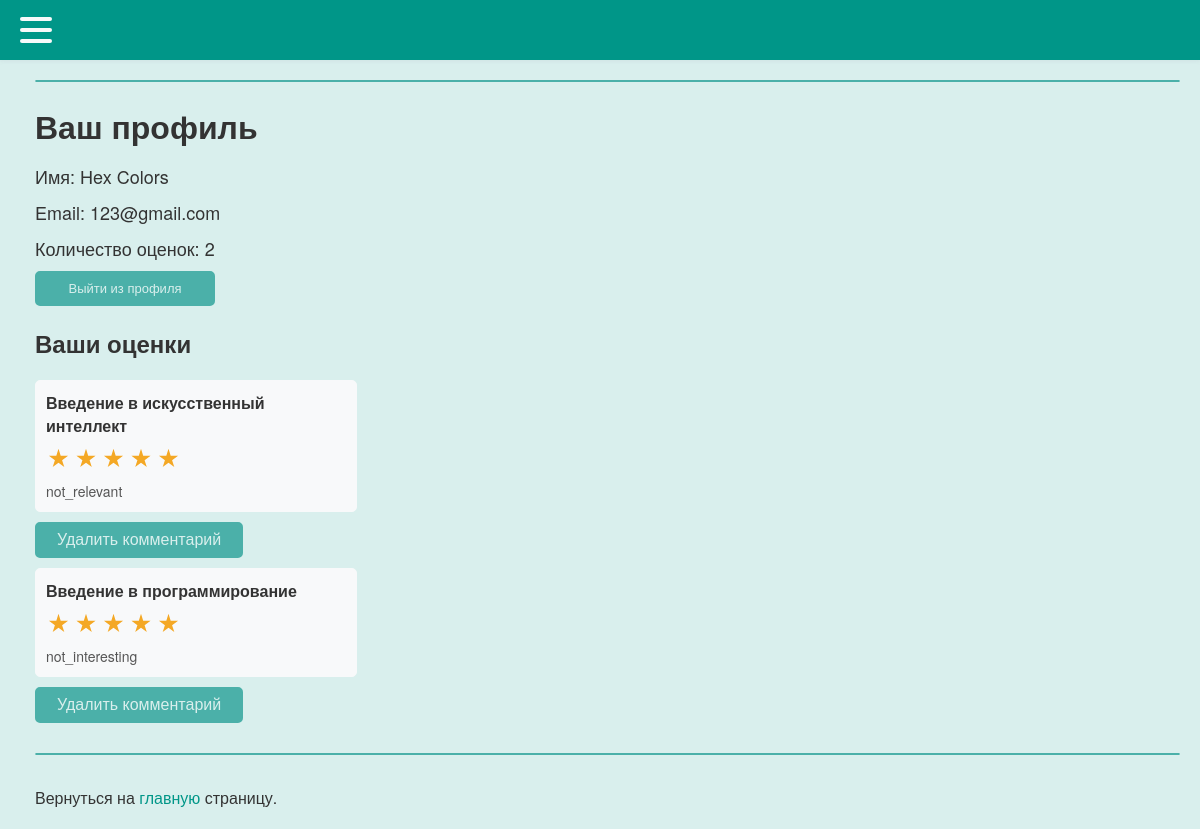
The page /profile (signed in) on the database as committed earlier.
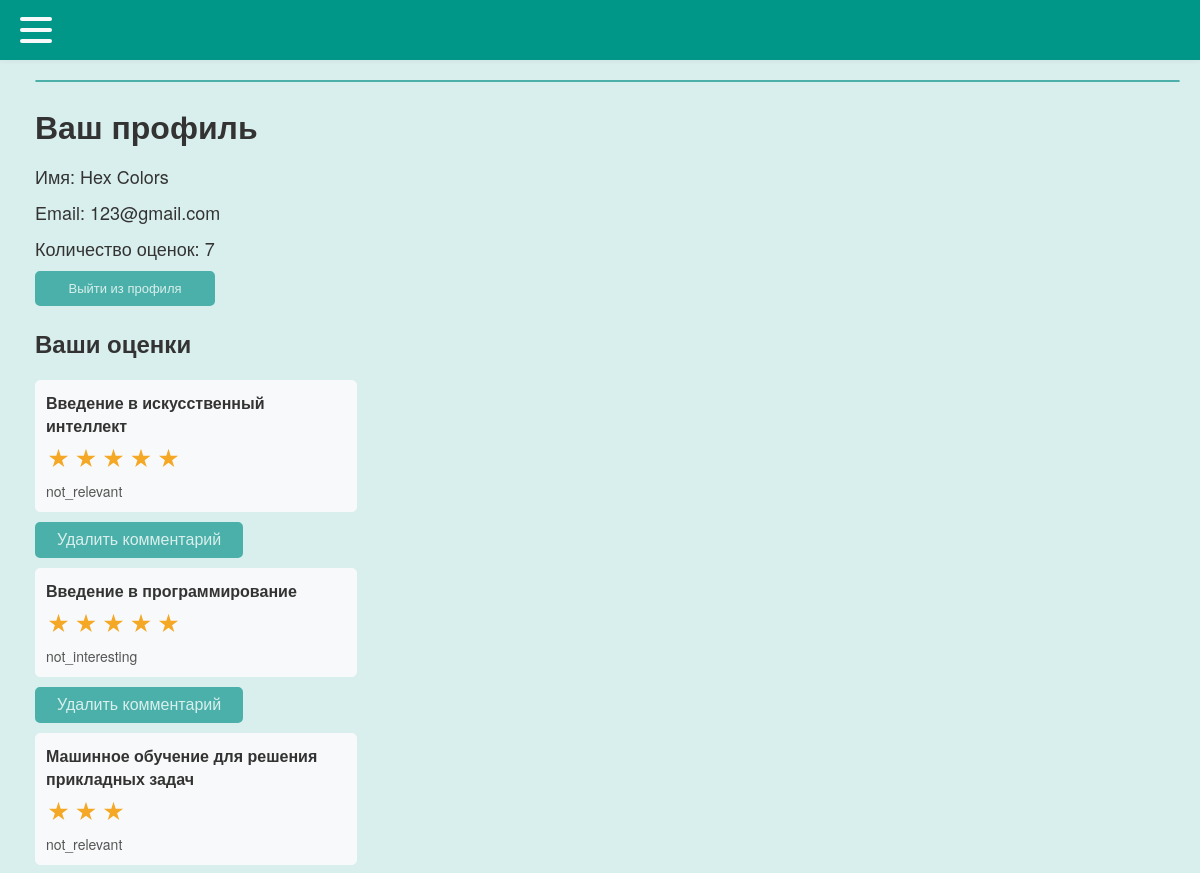
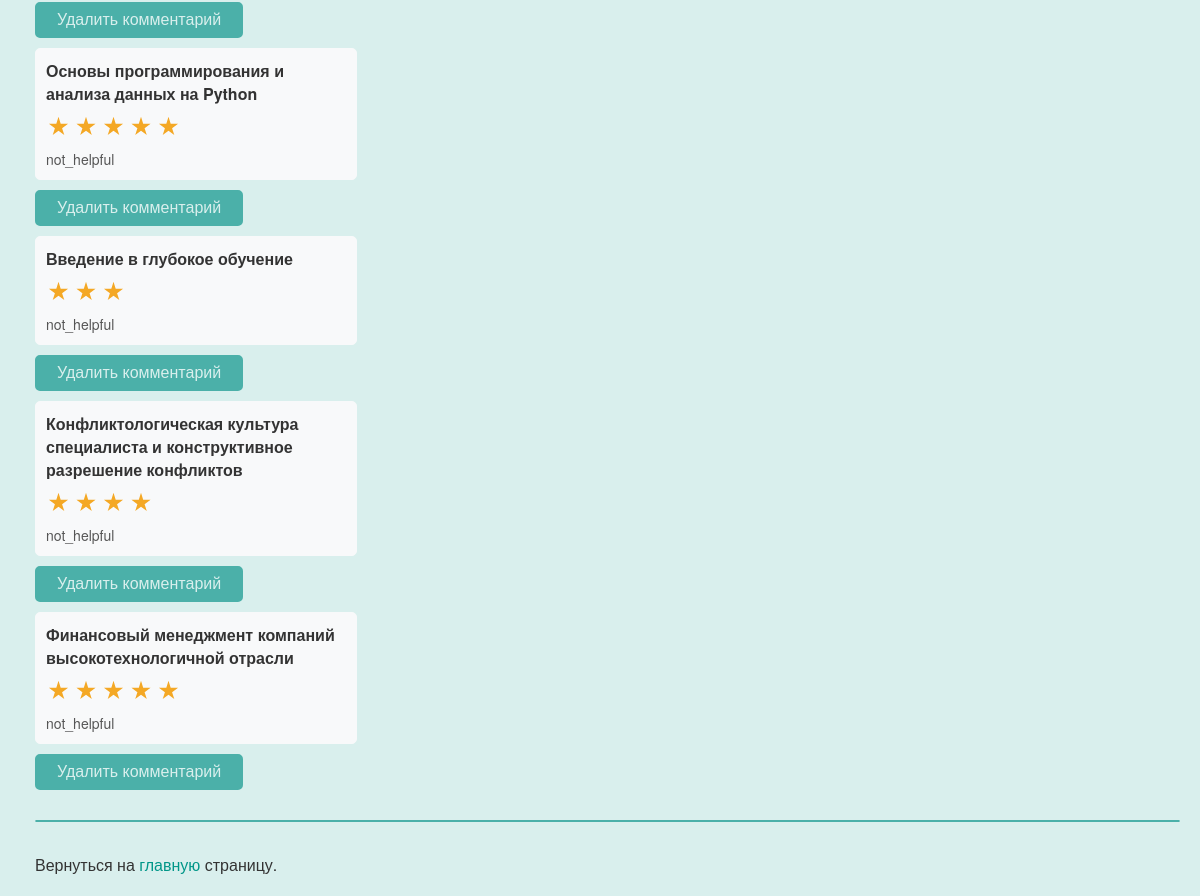
The same page on the database as committed later (2 pictures, top to bottom).
### tables this page shows
CREATE TABLE users (
id integer PRIMARY KEY AUTOINCREMENT,
name text NOT NULL,
email text NOT NULL,
psw text NOT NULL,
avatar BLOB DEFAULT NULL,
comments_numb integer,
time integer NOT NULL
);

CREATE TABLE comments (
id integer PRIMARY KEY AUTOINCREMENT,
username text,
mfkname text,
score text,
mfktitle text,
reason text
);

### testApp.py (the view, shortened to what this page needs)
@app.route('/profile', methods=["POST", "GET"])
@login_required
def profile():
    form = commentDelForm()
    your_comments = dbase.getUserCommentsNumb(current_user.getName())
    if dbase.getUserCommentsNumb(current_user.getName()) != (False, False):
        comments_numb = len(dbase.getUserCommentsNumb(current_user.getName()))
    else:
        comments_numb = 0
    dbase.updateUserCommentsNumb(comments_numb, current_user.getEmail())
    return render_template('profile.html', menu=menu, your_comments=your_comments, comments_numb=comments_numb, form=form)

### forms.py
class commentDelForm(FlaskForm):
    submit = SubmitField("Удалить комментарий")

### FDataBase.py (called while the page is built)
    def getUser(self, user_id):
        try:
            self.__cur.execute(f"SELECT * FROM users WHERE id = {user_id} LIMIT 1")
            res = self.__cur.fetchone()
            if not res:
                print("getUser Пользователь не найден")
                return False
            return res
        except sqlite3.Error as e:
            print("getUser Ошибка получения данных из БД " + str(e))
        return False

    def updateUserCommentsNumb(self, comments_numb, email):
        try:
            self.__cur.execute(f"UPDATE users SET comments_numb = ? WHERE email = ?", (comments_numb, email))
            self.__db.commit()
        except sqlite3.Error as e:
            print("updateUserCommentsNumb Ошибка обновления аватара в БД: " + str(e))
            return False
        return True

    def getUserCommentsNumb(self, name):
        try:
            self.__cur.execute(f"SELECT * FROM comments WHERE username LIKE '{name}'")
            res = self.__cur.fetchall()
            if res:
                return res
        except sqlite3.Error as e:
            print("getUserCommentsNumb Ошибка получения статьи из БД " + str(e))
        return (False, False)

### UserLogin.py (called while the page is built)
    def fromDB(self, user_id, db):
        self.__user = db.getUser(user_id)
        return self

    def getName(self):
        return self.__user['name'] if self.__user else "Без имени"

    def getEmail(self):
        return self.__user['email'] if self.__user else "Без email"

### testApp.py (called while the page is built)
def connect_db():
    conn = sqlite3.connect(app.config['DATABASE'])
    conn.row_factory = sqlite3.Row
    return conn

def get_db():
    if not hasattr(g, 'link_db'):
        g.link_db = connect_db()
    return g.link_db

@app.before_request
def before_request():
    global dbase
    db = get_db()
    dbase = FDataBase(db)

@login_manager.user_loader
def load_user(user_id):
    return UserLogin().fromDB(user_id, dbase)

### templates/profile.html (shortened to what this page needs)
{% extends 'index.html' %}
{% block content %}
<h1 style="margin-bottom: 14px;">Ваш профиль</h1>
<div style="margin-bottom: 10px; font-size: 18px;">Имя: {{ current_user.getName() }}</div>
<div style="margin-bottom: 10px; font-size: 18px;">Email: {{ current_user.getEmail() }}</div>
<div style="margin-bottom: 10px; font-size: 18px;">Количество оценок: {{ comments_numb }}</div>
<a class="my_a" href="{{url_for('logout')}}">
  <div class="button_container">
    <div class="center">
      <button class="btn">
        <span class="btn_span">Выйти из профиля</span>
      </button>
    </div>
  </div>
</a>
    <h2>Ваши оценки</h2>
    <ul class="list-comments">
        {% for m in your_comments %}
            <li style="width: 300px;" >
                <p style="margin: 0px 0 0px 0;" class="title">
                    {{m.mfktitle}}
                    <div class="comment_stars_background comment_container container">
                      <div class="comment_stars_background container__items">
                        {% for i in range(m.score|int) %}
                          <label class="comment_stars_background my_label" for="">
                            <div class="star-stroke">
                            </div>
                          </label>
                        {% endfor %}
                      </div>
                    </div>
                <p class="annonce">{{ m.reason }}</p>
            </li>
            <form method="POST" action="/profile">
                    {{ form.submit( class="common_btn") }}
            </form>
        {% endfor %}
    </ul>
{% endblock %}

### templates/index.html (shortened to what this page needs)
<!DOCTYPE html>
<html lang="en">
    <link type="text/css" href={{url_for('static', filename="css/style.css")}} rel="stylesheet" />
    <head>
    </head>
    <body>
        <nav>
          <div class="navbar">
            <div class="menu_container nav-container">
                <div class="" onclick="toggleLeft()">
                    <div class="hamburger-lines">
                      <span class="line line1"></span>
                      <span class="line line2"></span>
                      <span class="line line3"></span>
                    </div>
                </div>
            </div>
          </div>
        </nav>
        <div class="content">
            <hr>
            <div class="between_hr">
                {% block content %}{% endblock %}
            </div>
            <hr>
            <br>Вернуться на <a class="main_a" href="/dict">главную</a> страницу.
        </div>
    </body>
</html>

### static/css/style.css (style rules this page uses)
:root { --primary-colour: #f8f9fa; --secondary-colour: hsl(38 90% 55%); --star-colour: hsl(38 90% 55%); --menu-blue: #009688; --my-light-blue: #4bb0a9; --my-2light-blue: #7fc8c3; --my-background: #D9EFED; --my-white: #f8f9fa; --my-2light-grey: #e6e6e6; --my-light-grey: #b3b3b3; --my-grey: #747474; --my-black: #4f4f4f; }
body { font-family: 'Helvetica Neue', Helvetica, sans-serif; margin: 0; padding: 0; background: var(--my-background); }
.menu_container { top:0; position: fixed; max-width: 1050px; width: 90%; margin: auto; z-index: 21; }
.navbar { top:0; position: fixed; width: 100%; box-shadow: 0 1px 4px rgb(146 161 176 / 15%); background-color: var(--menu-blue); height: 60px; z-index: 20; }
.nav-container .hamburger-lines { display: block; height: 26px; width: 32px; position: absolute; top: 17px; left: 20px; z-index: 27; display: flex; flex-direction: column; justify-content: space-between; }
.nav-container .hamburger-lines .line { display: block; height: 4px; width: 100%; border-radius: 10px; background: var(--my-white); }
.nav-container .hamburger-lines .line1 { transform-origin: 0% 0%; transition: transform 0.4s ease-in-out; }
.nav-container .hamburger-lines .line2 { transition: transform 0.2s ease-in-out; }
.nav-container .hamburger-lines .line3 { transform-origin: 0% 100%; transition: transform 0.4s ease-in-out; }
::placeholder { color: var(--my-light-grey); opacity: 1; }
.content { margin: 80px 20px 20px 35px; color: #333; }
a { color: #007bff; text-decoration: none; }
.between_hr { margin: 20px 0 30px 0; }
hr { border: 1.25px solid var(--my-light-blue); border-radius: 2px; }
.my_a { color: #333; }
.main_a { color: var(--menu-blue); }
.common_btn { background-color: var(--my-light-blue); border-color: var(--my-light-blue); color: var(--my-background); border-radius: 5px; padding: 7px 20px; font-size: 16px; border: 2px solid var(--my-light-blue); transition: 0.4s ease-in-out; }
.button_container { display: block; display: flex; flex-direction: column; justify-content: center; align-items: left; }
.center { width: 180px; height: 35px; position: relative; display: flex; align-items: left; }
.btn { width: 180px; height: 35px; cursor: pointer; background: var(--my-light-blue); border: none; outline: none; transition: 0.7s ease-in-out; border: 2px solid var(--my-light-blue); border-radius: 5px; border-color: var(--my-light-blue); }
.btn_span { color: var(--my-background); font-weight: 100; font-size: 13px; }
ul.list-comments { list-style: none; margin: 0; padding: 0; }
ul.list-comments li { margin: 10px 0; padding: 10px; width: 200px; background: var(--my-white); border: 1px solid var(--my-white); border-radius: 5px; }
ul.list-comments .title { margin: -15px 0 10px 0; font-size: 16px; font-weight: bold; color: #333; }
ul.list-comments .annonce { margin: 10px 0 0 0; font-size: 14px; color: #555; }
.my_label { margin-right: 5px; }
.container { background: #f8f9fa; margin: 0; padding: 0; display: flex; align-items: center; }
.container .container__items { display: flex; align-items: left; justify-content: left; gap: -50px; }
.container .container__items label { aspect-ratio: 1; }
.container .container__items label .star-stroke { display: grid; place-items: center; width: 20px; height: 20px; background: var(--secondary-colour); clip-path: polygon(50% 0%, 61% 35%, 98% 35%, 68% 57%, 79% 91%, 50% 70%, 21% 91%, 32% 57%, 2% 35%, 39% 35%); }
.star-stroke { z-index: 10; }
.comment_container { background: #f8f9fa; margin: 0; padding: 0; display: flex; align-items: center; }
.comment_stars_background { background: var(--my-white); padding: 3px 0px 0px 0px; }
ul.poll-radio input[type='radio'], label { cursor: pointer; vertical-align:middle; align-items: middle; margin:2.5px; }

Rows that differ between the two databases and show on the page:
added comments: mfktitle "Машинное обучение для решения прикладных задач", score "3" (drawn), reason "not_relevant"
added comments: mfktitle "Основы программирования и анализа данных на Python", score "5" (drawn), reason "not_helpful"
added comments: mfktitle "Введение в глубокое обучение", score "3" (drawn), reason "not_helpful"
added comments: mfktitle "Конфликтологическая культура специалиста и конструктивное разрешение конфликтов", score "4" (drawn), reason "not_helpful"
added comments: mfktitle "Финансовый менеджмент компаний высокотехнологичной отрасли", score "5" (drawn), reason "not_helpful"
Other text that changed with them:
{{ comments_numb }}: "2" → "7"
